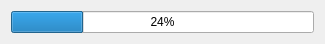
<?xml version="1.0" encoding="UTF-8"?>
<ui version="4.0">
 <class>ProcessWindow</class>
 <widget class="QDialog" name="ProcessWindow">
  <property name="geometry">
   <rect>
    <x>0</x>
    <y>0</y>
    <width>325</width>
    <height>42</height>
   </rect>
  </property>
  <property name="windowTitle">
   <string>Dialog</string>
  </property>
  <layout class="QHBoxLayout" name="horizontalLayout">
   <item>
    <widget class="QProgressBar" name="progressBar">
     <property name="value">
      <number>24</number>
     </property>
    </widget>
   </item>
  </layout>
 </widget>
 <resources/>
 <connections/>
</ui>
